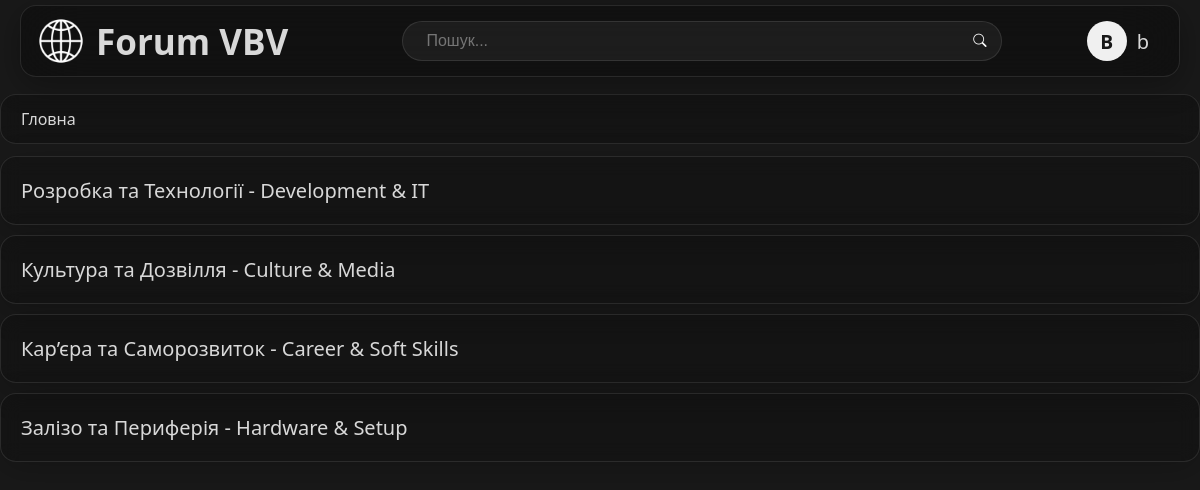
Page / (signed in) on the committed database.
### auth_sys/models.py (models this page shows, shortened)
class User(AbstractUser):
    avatar = models.ImageField(
        upload_to=user_avatar_path,
        blank=True,
        verbose_name='Аватар'
    )
    def get_avatar_char(self):
        return self.username[0].upper() if self.username else '?'
    class Meta:
        verbose_name = "Пользователь"
        verbose_name_plural = "Пользователи"

### forum/models.py (models this page shows, shortened)
class Theme(models.Model):
    title = models.CharField(max_length=155, verbose_name='Название')
    author = models.ForeignKey(settings.AUTH_USER_MODEL, on_delete=models.CASCADE, verbose_name='Автор')
    created_at = models.DateTimeField(default=timezone.now, verbose_name='Дата создания')
    description = models.TextField(max_length=100, verbose_name='Описание', blank=True)
    class Meta:
        verbose_name = 'Тема'
        verbose_name_plural = 'Темы'

### forum/views.py (the view)
# urls.py: path('', views.HomeView.as_view(), name='home'),
class HomeView(ListView):
    model = Theme
    template_name = 'forum/home_page.html'
    context_object_name = 'themes'
    ordering = ['created_at']

### content/templates/forum/home_page.html (shortened to what this page needs)
{% extends 'base.html'%}
{% load static %}
{% block css %}<link rel="stylesheet" href="{% static 'css/home.css' %}">{% endblock %}
{% block breadcrumbs %}
    <li class="breadcrumb-item active">Гловна</li>
{% endblock %}
{% block content %}
<div class="container">
    <div class="themes">
        {% for theme in themes %}
            <a href="{% url 'forum:threads_list' theme.pk %}" class="theme-text">
                <div class="theme">
                    <p>{{ theme.title }} - {{ theme.description }}</p>
                </div>
            </a>
        {% endfor %}
    </div>
</div>
{% endblock %}

### content/templates/partials/navbar.html (shortened to what this page needs)
{% load static %}
<link rel="stylesheet" href="{% static 'css/partials/navbar.css' %}">
<nav class="nav">
    <div class="navbar">
        <div class="left-side">
            <a class="logo" href="{% url 'forum:home' %}">
                <img src="{% static 'img/icon.png' %}" alt="logo">
                <p>Forum VBV</p>
            </a>
        </div>
        <div class="search">
            <form action="{% url 'forum:search' %}" method="get" class="search-form">
            <input type="text" name="q" placeholder="Пошук..." required autocomplete="off">
            <button type="submit"><i class="bi bi-search"></i></button>
        </form>
        </div>
        <div class="user-links">
                {% if user.is_authenticated %}
                <a href="{% url 'forum:profile' %}" class="menu-user-item">
                    {% if user.avatar %}
                        <img src="{{ user.avatar.url }}" class="user-avatar-img">
                    {% else %}
                        <div class="user-avatar-letter">
                            {{ user.get_avatar_char }}
                        </div>
                    {% endif %}
                    <span>{{user.username}}</span>
                </a>
                {% endif %}
            </div>
    </div>
</nav>

### content/static/css/base.css (style rules this page uses)
* { margin: 0; padding: 0; box-sizing: border-box; }
a { text-decoration: none; color: rgb(216, 216, 216); }
html { margin-left: calc(100vw - 100%); }
body { font-family: 'Segoe UI', Tahoma, Verdana, sans-serif; height: 100vh; margin: 0; }
.breadcrumb-item.active { color: #d8d8d8; pointer-events: none; }

### content/static/css/home.css (style rules this page uses)
body { min-height: 100vh; display: flex; flex-direction: column; }
a { text-decoration: none; color: rgb(216, 216, 216); }
p { color: rgb(216, 216, 216); }
.container { z-index: 1; max-width: 1200px; width: 100%; margin: 0 auto; display: flex; flex-direction: column; align-items: center; }
.themes { width: 100%; display: flex; flex-direction: column; gap: 10px; }
.theme { width: 100%; font-size: 20px; background-color: rgb(0 0 0 / 20%); -webkit-backdrop-filter: blur(12px) saturate(180%); backdrop-filter: blur(10px) saturate(130%); border: 1px solid rgba(255, 255, 255, 0.1); border-radius: 16px; box-shadow: 0 8px 32px 0 rgba(0, 0, 0, 0.2); overflow: hidden; padding: 20px; }

### content/static/css/partials/navbar.css (style rules this page uses)
.nav { position: relative; z-index: 2000; display: flex; align-items: center; padding: 5px 20px; margin-bottom: 0; }
.navbar { max-width: 1500px; width: 100%; margin: 0 auto; display: flex; justify-content: space-between; align-items: center; color: rgb(216, 216, 216); padding: 10px 15px; background-color: rgba(0, 0, 0, 0.3); backdrop-filter: blur(30px); border: 1px solid rgba(255, 255, 255, 0.1); border-radius: 16px; box-shadow: 0 8px 32px 0 rgba(0, 0, 0, 0.3); }
.navbar a { text-decoration: none; color: rgb(216, 216, 216); }
.left-side { display: flex; align-items: center; gap: 30px; }
.logo { font-size: 35px; font-weight: bold; display: flex; align-items: center; }
.logo img { height: 50px; margin-right: 10px; filter: invert(1); }
.user-avatar-letter { width: 40px; height: 40px; background-color: #f0f0f0; color: #181818; display: flex; align-items: center; justify-content: center; border-radius: 50%; font-weight: bold; font-size: 1.2rem; text-transform: uppercase; margin-right: 10px; }
.user-links { display: flex; gap: 20px; align-items: center; font-size: 15px; }
.menu-user-item { display: flex; align-items: center; margin-right: 15px; }
.menu-user-item span { font-size:20px }
.search { position: relative; width: 600px; margin: 0 20px; }
.search-form { width: 100%; display: flex; background: rgba(255, 255, 255, 0.05); border: 1px solid rgba(255, 255, 255, 0.1); border-radius: 20px; padding: 2px 15px; align-items: center; transition: background 0.3s; }
.search-form input { flex: 1; background: none; border: none; color: white; padding: 8px; outline: none; font-size: 16px; }
.search-form button { background: none; border: none; color: white; cursor: pointer; }

### rows in the picture
Theme: title "Розробка та Технології", description "Development & IT"
Theme: title "Культура та Дозвілля", description "Culture & Media"
Theme: title "Кар’єра та Саморозвиток", description "Career & Soft Skills"
Theme: title "Залізо та Периферія", description "Hardware & Setup"

### other values in the picture
{{ user.get_avatar_char }} "B"
{{ user.username }} "b"
